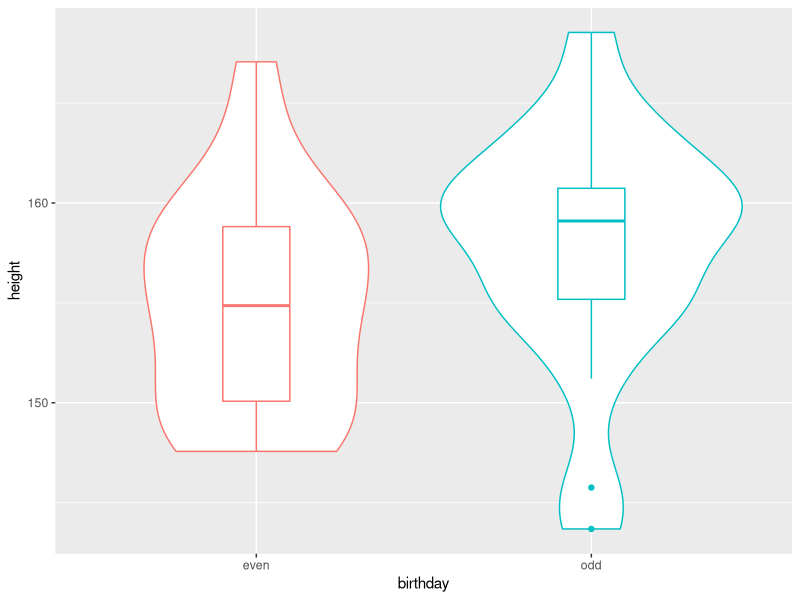
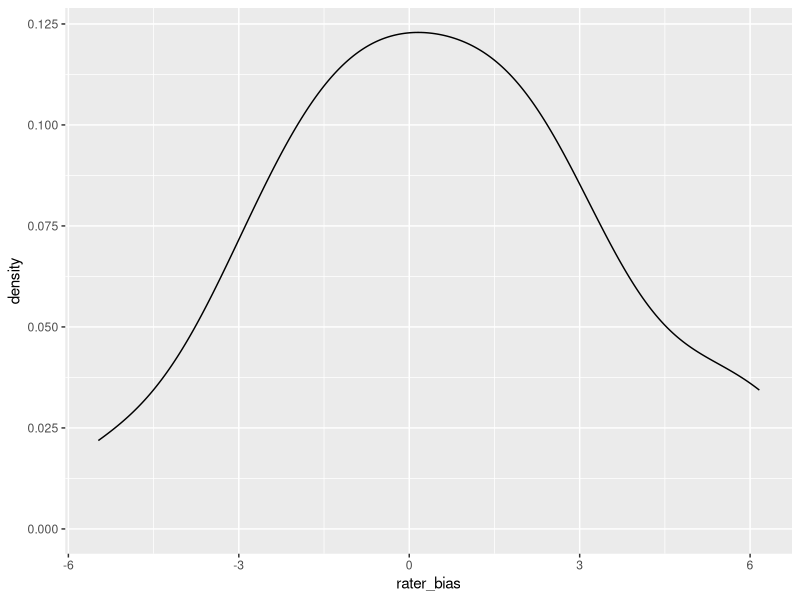
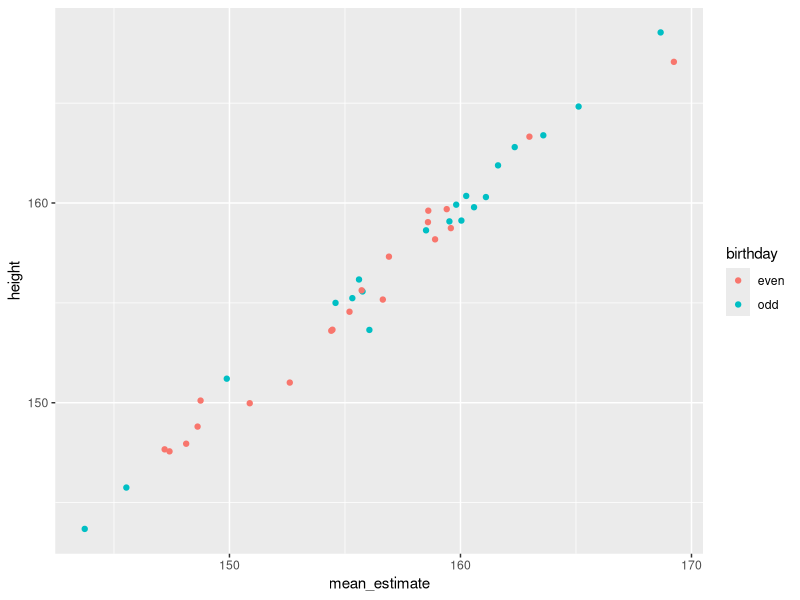

Source code (R) for these figures, in order:
## ---- chunk 1
knitr::opts_chunk$set(echo = TRUE)
options("scipen"=10, "digits"=4)
## ---- chunk 2
library(tidyverse)
library(lmerTest)
set.seed(90210)
## ---- chunk 3
stim_n <- 20
# height stats from https://journals.plos.org/plosone/article?id=10.1371/journal.pone.0018962
height_m <- 158.1
height_sd <- 5.7

stim <- tibble(
  stim_id = 1:(stim_n*2),
  birthday = rep(c("odd", "even"), stim_n),
  height = rnorm(stim_n*2, height_m, height_sd)
)
## ---- chunk 4
abs_diff <- stim %>%
  group_by(birthday) %>%
  summarise(h = mean(height)) %>%
  spread(birthday, h) %>%
  mutate(diff = abs(even - odd)) %>%
  pull(diff) %>%
  round(2)
## ---- chunk 5
stim %>%
  ggplot(aes(birthday, height, color = birthday)) + 
  geom_violin(show.legend = FALSE) +
  geom_boxplot(width = 0.2, show.legend = FALSE)
## ---- chunk 6
t.test(stim$height ~ stim$birthday)
## ---- chunk 7
rater_n <- 20
rater_bias_sd <- 2

rater <- tibble(
  rater_id = 1:rater_n,
  rater_bias = rnorm(rater_n, 0, rater_bias_sd)
)
## ---- chunk 8
ggplot(rater, aes(rater_bias)) + geom_density()
## ---- chunk 9
dat <- expand.grid(
  rater_id = rater$rater_id,
  stim_id = stim$stim_id
) %>%
  left_join(rater, by = "rater_id") %>%
  left_join(stim, by = "stim_id") %>%
  mutate(
    error = rnorm(nrow(.), 0, 4),
    estimate = height + rater_bias + error
  )
## ---- chunk 10

dat_agg_by_stim <- dat %>%
  group_by(stim_id, birthday, height) %>%
  summarise(mean_estimate = mean(estimate))
## ---- chunk 11
dat_agg_by_stim %>%
  ggplot(aes(mean_estimate, height, color = birthday)) + 
  geom_point()
## ---- chunk 12
t.test(dat_agg_by_stim$mean_estimate ~ dat_agg_by_stim$birthday)
## ---- chunk 13
dat_agg_by_rater <- dat %>%
  group_by(rater_id, birthday) %>%
  summarise(mean_estimate = mean(estimate)) %>%
  spread(birthday, mean_estimate)

t.test(dat_agg_by_rater$odd, dat_agg_by_rater$even, paired = TRUE)
## ---- chunk 14
# effect-code birthday
dat$birthday.e <- recode(dat$birthday, "odd" = 0.5, "even" = -0.5)

mod <- lmer(estimate ~ birthday.e +
              # random slope for effect of birthday, random intercept for rater bias
              (1 + birthday.e | rater_id) + 
              # random intercept for variation in stim height
              (1 | stim_id), 
            data = dat)

summary(mod)
